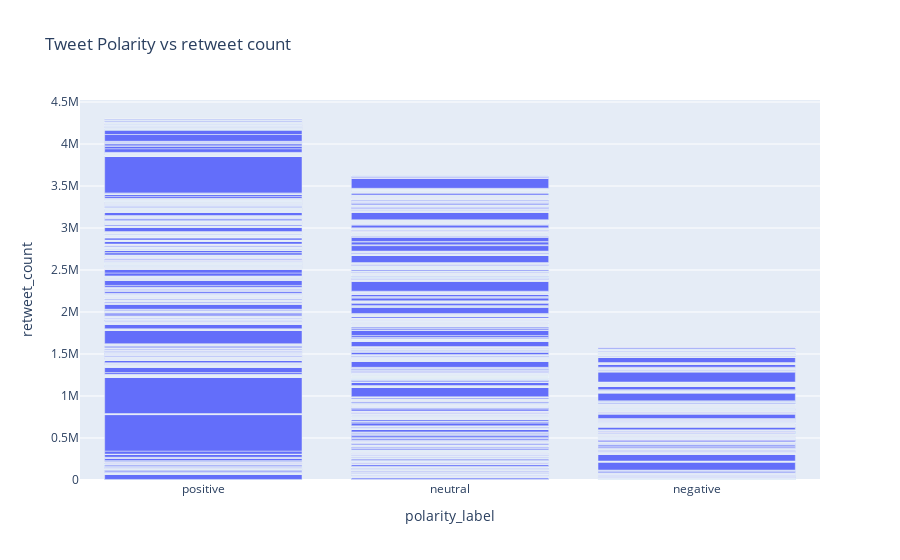

Here is the notebook cell this chart was saved with:
### Code cell
fig = px.bar(df_copy, x='polarity_label', y='retweet_count',title="Tweet Polarity vs retweet count")
fig.show()

### Figure 1 — Plotly figure (JSON) as saved in the notebook; plotly's stock layout.template omitted (floating-point values rounded to 4 significant figures; data arrays with more than 128 entries replaced by an {"elided": "..."} marker saying what was removed)
{"data": [{"alignmentgroup": "True", "hovertemplate": "polarity_label=%{x}<br>retweet_count=%{y}<extra></extra>", "legendgroup": "", "marker": {"color": "#636efa", "pattern": {"shape": ""}}, "name": "", "offsetgroup": "", "orientation": "v", "showlegend": false, "textposition": "auto", "type": "bar", "x": {"elided": "14515 str values"}, "xaxis": "x", "y": {"elided": "14515 int values"}, "yaxis": "y"}], "layout": {"barmode": "relative", "legend": {"tracegroupgap": 0}, "title": {"text": "Tweet Polarity vs retweet count"}, "xaxis": {"anchor": "y", "domain": [0, 1], "title": {"text": "polarity_label"}}, "yaxis": {"anchor": "x", "domain": [0, 1], "title": {"text": "retweet_count"}}}}
